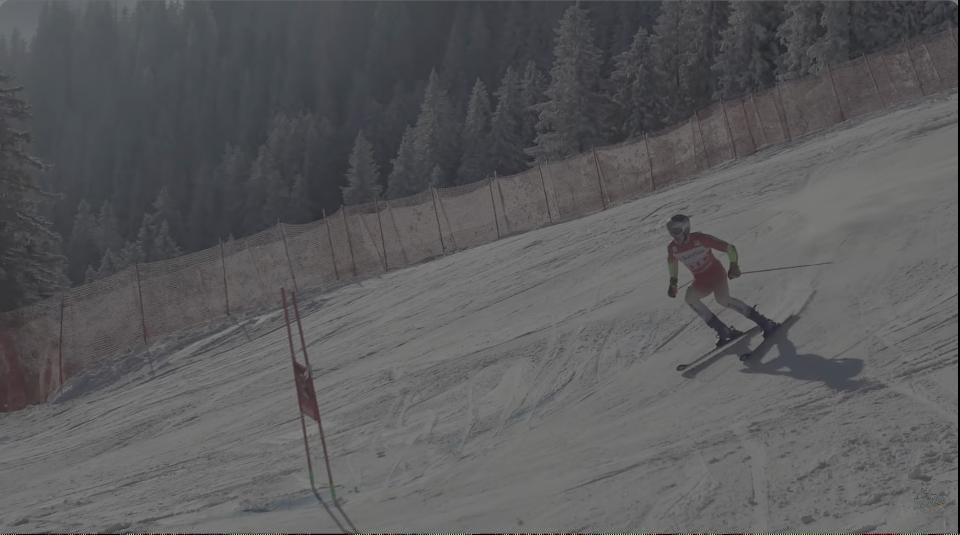
#> input picture gate_detection/data/datasets/ablation_neg0/test/images/000001_000002_v8_div_balv2_0061__GS__MO_GS_R-mov__t14-54_jpg.rf.77801c9b5f95302538cf2fa_24c378a9.jpg, 960 x 535 px
$ python -i build_targeted_dataset.py   (imports and definitions only)   (older library calls are emulated)
#> lines starting #> are read from the running program, lines starting #| are printed output that depends on the picture
#!/usr/bin/env python3
"""
Build a targeted add-on YOLO dataset for data-centric retraining.

Outputs a flat YOLO layout:
  <output>/images
  <output>/labels

Selection strategy:
- Small/far gates: positive labels with median box height < threshold.
- Hard negatives: empty-label images ranked by model false-positive confidence.
"""
from __future__ import annotations

import argparse
import csv
import hashlib
import json
import shutil
from dataclasses import dataclass
from pathlib import Path
from typing import Dict, Iterable, List, Optional, Tuple

import cv2
import numpy as np
from ultralytics import YOLO


IMG_EXTS = (".jpg", ".jpeg", ".png", ".bmp", ".webp", ".tif", ".tiff")


@dataclass
class Candidate:
    kind: str  # "small_gate" | "hard_negative"
    source_root: Path
    split: str
    image_path: Path
    label_path: Path
    sha1: str
    label_lines: List[str]
    label_count: int
    median_height_px: float
    contrast_std: float
    blur_var: float
    vertical_edge_strength: float
    model_max_conf: float = 0.0
    score: float = 0.0


# [45 lines left out: functions sha1_file, find_image_for_label, parse_label_lines, yolo_heights_px, not called in this run]


def compute_image_quality_metrics(image_path: Path) -> Tuple[float, float, float]:
    frame = cv2.imread(str(image_path))
#> frame is the input picture: shape (535, 960, 3); mean B, G, R 92, 90.6, 90.7
    if frame is None:
        return 0.0, 0.0, 0.0
    gray = cv2.cvtColor(frame, cv2.COLOR_BGR2GRAY)
    contrast = float(gray.std())
#> contrast = 20.48
    blur = float(cv2.Laplacian(gray, cv2.CV_64F).var())
#> blur = 279.2
    # Strong x-gradient indicates vertical structures.
    grad_x = cv2.Sobel(gray, cv2.CV_64F, 1, 0, ksize=3)
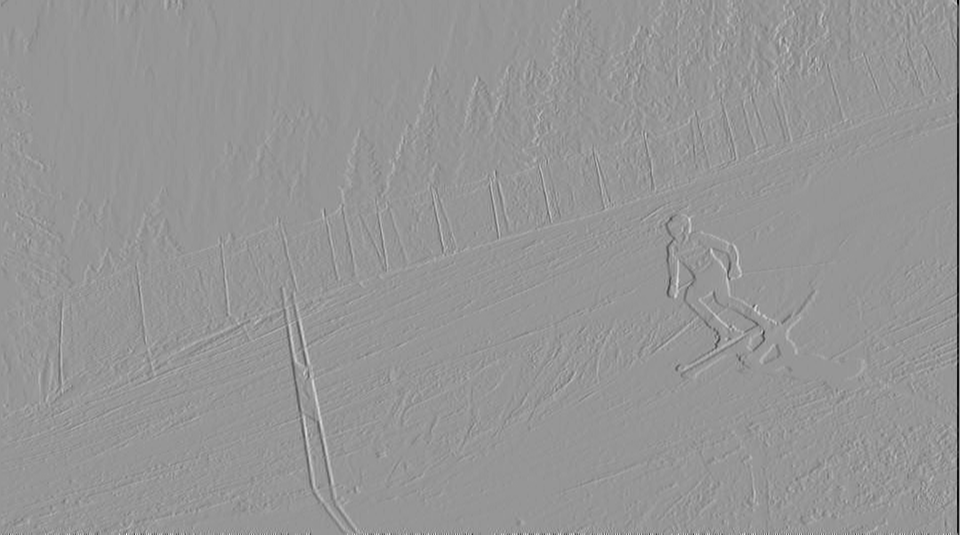
#> grad_x: shape (535, 960) float64; min -503, max 352, mean -0.6; drawn with min black and max white
    vertical_edge_strength = float(np.mean(np.abs(grad_x)))
#> vertical_edge_strength = 12.78
    return contrast, blur, vertical_edge_strength


# [87 lines left out: functions iter_split_samples, collect_base_sha1s, dedupe_best_by_sha, rank_small_gate_candidate, score_negatives_with_model, not called in this run]


def rank_negative_candidate(model_max_conf: float, vertical_edge_strength: float) -> float:
    edge_norm = min(vertical_edge_strength / 35.0, 1.0)
    return 0.75 * model_max_conf + 0.25 * edge_norm


# [5 lines left out: function ensure_clean_output, not called in this run]


def safe_stem(text: str) -> str:
    return "".join(ch if ch.isalnum() or ch in "._-" else "_" for ch in text).strip("._-") or "img"


# [221 lines left out: functions write_dataset, write_manifest, build_parser, main, not called in this run]


# [2 lines not run here, left out]

>>> result = compute_image_quality_metrics('../../../data/datasets/ablation_neg0/test/images/000001_000002_v8_div_balv2_0061__GS__MO_GS_R-mov__t14-54_jpg.rf.77801c9b5f95302538cf2fa_24c378a9.jpg')
#> result = (20.48, 279.2, 12.78)
